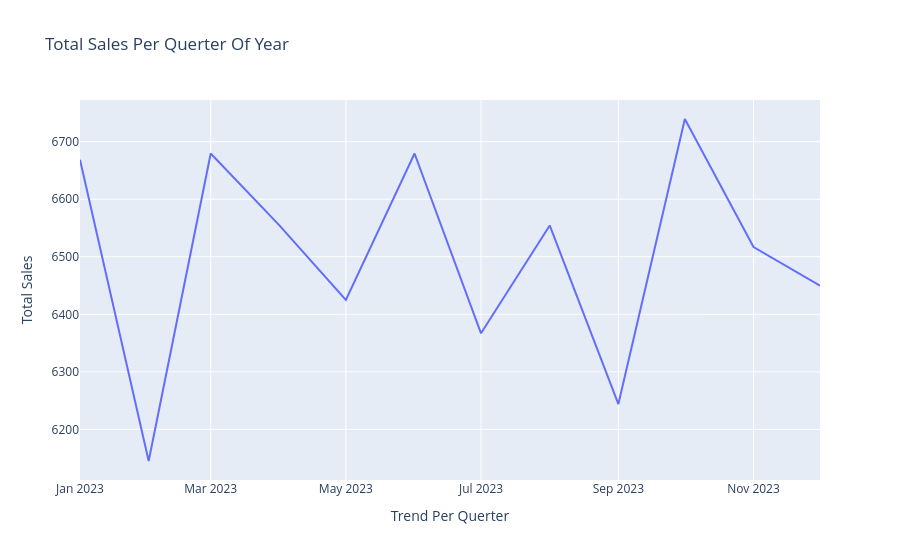

Notebook code cell kept with this figure:
### Code cell
df_temp = df_copy.groupby(df_copy['Transaction Date'].dt.to_period('M'))['Total Spent'].sum().reset_index(name = 'Total_Spent')
df_temp['Transaction Date'] = df_temp['Transaction Date'].astype(str)
line_chart = px.line(df_temp, x = 'Transaction Date', y = 'Total_Spent', title = 'Total Sales Per Querter Of Year')
line_chart.update_xaxes(title_text = 'Trend Per Querter')
line_chart.update_yaxes(title_text = 'Total Sales')
line_chart.show()

### Figure 1 — Plotly figure (JSON) as saved in the notebook; plotly's stock layout.template omitted (floating-point values rounded to 4 significant figures)
{"data": [{"hovertemplate": "Transaction Date=%{x}<br>Total_Spent=%{y}<extra></extra>", "legendgroup": "", "line": {"color": "#636efa", "dash": "solid"}, "marker": {"symbol": "circle"}, "mode": "lines", "name": "", "orientation": "v", "showlegend": false, "type": "scatter", "x": ["2023-01", "2023-02", "2023-03", "2023-04", "2023-05", "2023-06", "2023-07", "2023-08", "2023-09", "2023-10", "2023-11", "2023-12"], "xaxis": "x", "y": [6668.0, 6145.0, 6680.0, 6554.0, 6425.0, 6680.0, 6367.0, 6554.0, 6244.0, 6740.0, 6517.0, 6450.0], "yaxis": "y"}], "layout": {"legend": {"tracegroupgap": 0}, "title": {"text": "Total Sales Per Querter Of Year"}, "xaxis": {"anchor": "y", "domain": [0, 1], "title": {"text": "Trend Per Querter"}}, "yaxis": {"anchor": "x", "domain": [0, 1], "title": {"text": "Total Sales"}}}}
